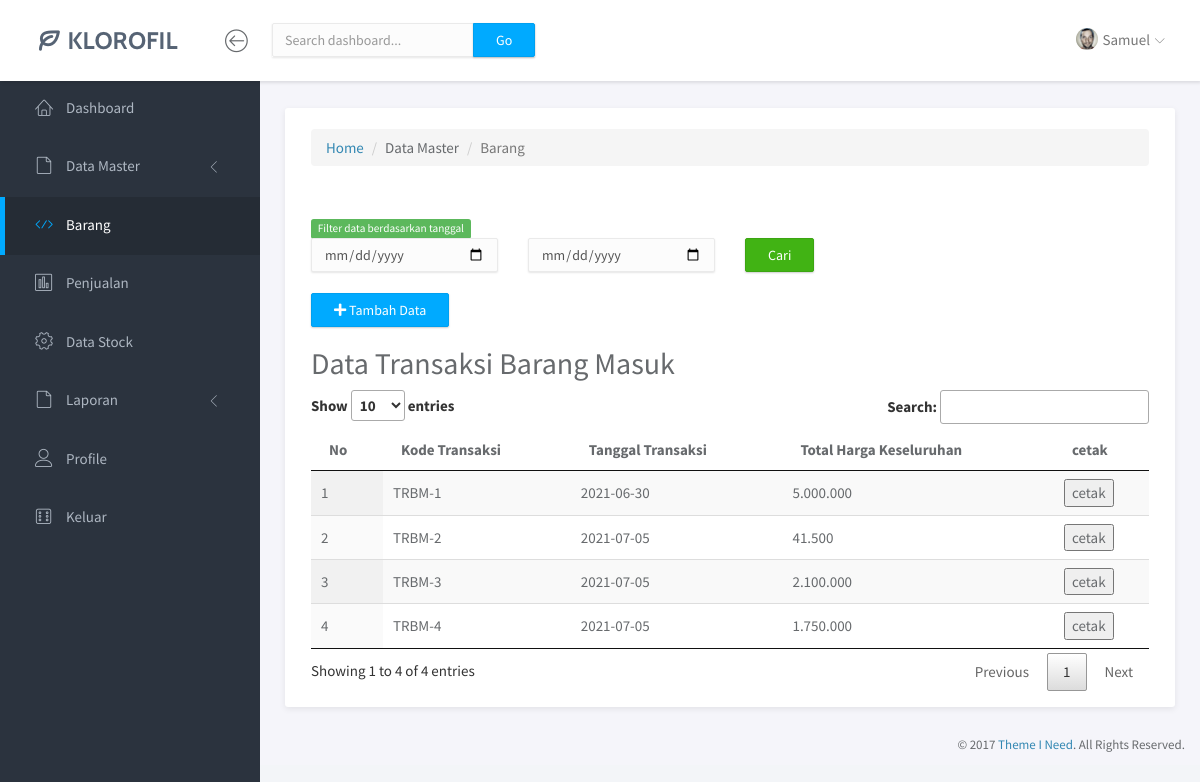
Before: /9-Dashboard-BarangMasuk.php with the older database file.
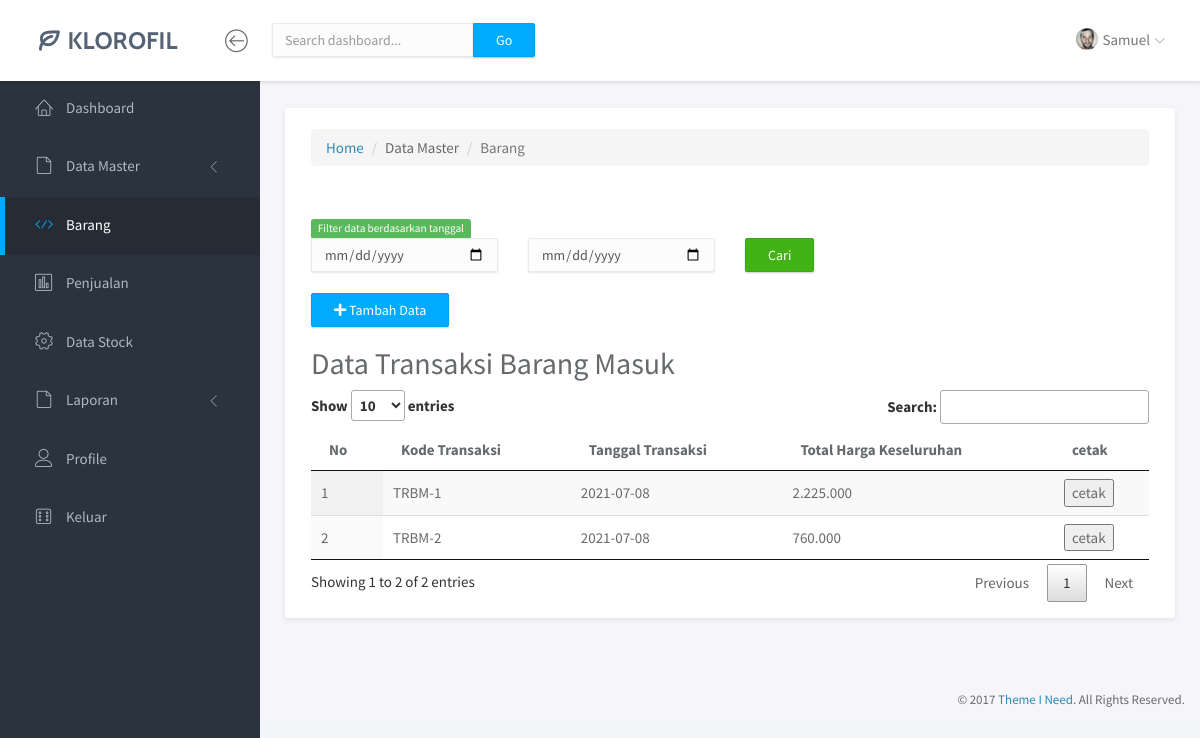
After: the same page with the newer database file.
### tables this page shows
CREATE TABLE `barang_masuk` (
  `kode_trans_masuk` varchar(12) NOT NULL,
  `tgl_trans_masuk` date NOT NULL,
  `time` time NOT NULL,
  `nama_tempat_beli` varchar(30) NOT NULL,
  `isi` longtext,
  `grand_total` bigint(20) NOT NULL
);

### functions/functions-pelanggan.php (called while the page is built, shortened)
<?php
$conn = mysqli_connect("localhost", "root", "", "kpdiana");
function query($query) {
	global $conn;
	$result = mysqli_query($conn, $query);
	$rows = [];
	while( $row = mysqli_fetch_assoc($result) ) {
		$rows[] = $row;
	}
	return $rows;
}
?>

### 9-Dashboard-BarangMasuk.php (the view, shortened to what the changed rows need)
<?php
require 'functions/functions-pelanggan.php';
$daftartransaksi = query("SELECT * FROM barang_masuk");
?>
<!doctype html>
<html lang="en">
<head>
    <link rel="stylesheet" href="assets/vendor/bootstrap/css/bootstrap.min.css">
    <link rel="stylesheet" href="assets/vendor/fontawesome-free-5.15.3-web/css/all.css">
    <link rel="stylesheet" href="assets/vendor/linearicons/style.css">
    <link rel="stylesheet" href="assets/vendor/chartist/css/chartist-custom.css">
    <link rel="stylesheet" href="assets/css/main.css">
    <link rel="stylesheet" href="assets/css/demo.css">
    <link rel="stylesheet" href="assets/vendor/datatables/jquery.dataTables.min.css">
</head>
<body>
    <div id="wrapper">
        <div class="main">
            <div class="main-content">
                <div class="container-fluid">
                    <div class="panel panel-headline">
                        <div class="panel-body">
                            <div class="row">
                                <div class="col-md-12">
                                    <span class="label label-success">Filter data berdasarkan tanggal</span>
                                    <div class="row">
                                        <form action="" method="get">
                                        </form>
                                    </div>
                                    <br>
                                    <a href="9-Dashboard-BarangMasuk-transaksi.php" class="btn btn-primary"> <i class="fas fa-plus"></i> Tambah Data</a>
                                    <h2>Data Transaksi Barang Masuk</h2>
                                    <table id="table_barang" class="display">
                                        <thead>
                                            <tr>
                                                <th>No</th>
                                                <th>Kode Transaksi</th>
                                                <th>Tanggal Transaksi</th>
                                                <th>Total Harga Keseluruhan</th>
                                                <th>cetak</th>
                                            </tr>
                                        </thead>
                                        <tbody>
                                            <?php $i=1; ?>
                                            <?php foreach($daftartransaksi as $daftar): ?>
                                                <tr>
                                                    <td><?= $i ?></td>
                                                    <td><?= $daftar['kode_trans_masuk'] ?></td>
                                                    <td><?= $daftar['tgl_trans_masuk'] ?></td>
                                                    <td><?= number_format($daftar['grand_total'],0,',','.')  ?></td>
                                                    <td><button onclick="return cetak('barang_masuk','<?= $daftar['kode_trans_masuk'] ?>')">cetak</button></td>
                                                </tr>
                                                <?php $i++; ?>
                                            <?php endforeach ?>
                                        </tbody>
                                    </table>
                                </div>
                            </div>
                        </div>
                    </div>
                </div>
            </div>
        </div>
</body>
</html>

Changed rows visible on the page:
removed barang_masuk: kode_trans_masuk "TRBM-3", tgl_trans_masuk "2021-07-05", grand_total "2.100.000"
removed barang_masuk: kode_trans_masuk "TRBM-4", tgl_trans_masuk "2021-07-05", grand_total "1.750.000"
changed barang_masuk "TRBM-1": tgl_trans_masuk "2021-06-30" → "2021-07-08"; grand_total "5.000.000" → "2.225.000"
changed barang_masuk "TRBM-2": tgl_trans_masuk "2021-07-05" → "2021-07-08"; grand_total "41.500" → "760.000"
Other visible differences:
text written by a page script: "Show entries Search: Showing 1 to 4 of 4 entries Previous 1 Next" → "Show entries Search: Showing 1 to 2 of 2 entries Previous 1 Next"
